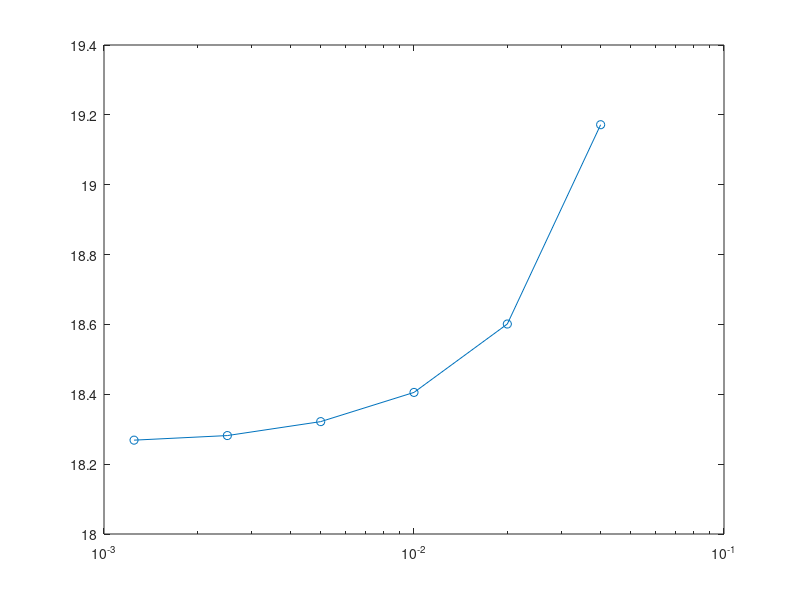

Source code (MATLAB):
%elements_in_x-dir    activation_time
%
%
%25		     130.4
%50		     134.4
%100		     135.83
%200		     136.45
%400		     136.7478
%800		     136.8462

mesh_size =1./[25 50 100 200 400 800];
conduction_vel= 2.5 ./ ([130.4 134.4 135.83 136.45 136.7478 136.8462] ./1000);

semilogx(mesh_size, conduction_vel, '-o');
